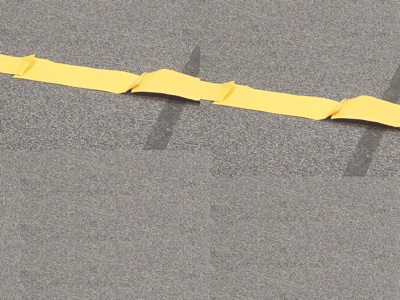
#> input picture test_images/line_test_image.jpg, 400 x 300 px
$ python -i navigation.py   (imports and definitions only)
#> lines starting #> are read from the running program, lines starting #| are printed output that depends on the picture; after the words box and inside, x2 and y2 are one past the last pixel; in counts of white or black regions, pixels touching at a corner belong together
#> further down, picture is the input picture: shape (300, 400, 3); mean B, G, R 135.7, 147.6, 154
import numpy as np
import cv2 as cv


class PathDetection:

    def __init__(self, display=False):
        self.display = display

    def get_path(self, frame):
        """
        Gets the target direction from the given frame
        :param frame: the current camera frame
        :return: target pixel location, the location on the screen for the highest unobstructed path
        """
        h, w = frame.shape[:2]
#> h = 300; w = 400
        # default target to the center bottom of the screen
        target_point = (w//2, h)
#> target_point = (200, 300)
        # Gaussian Blur
        blur = cv.GaussianBlur(frame, (3, 3), cv.BORDER_DEFAULT)
        # convert to gray scale
        blur = cv.cvtColor(blur, cv.COLOR_BGR2GRAY)
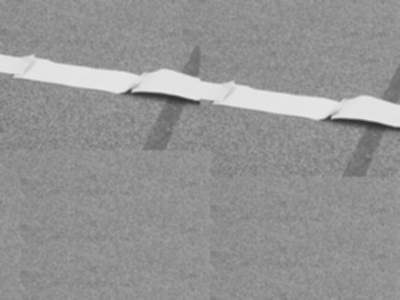
#> blur: shape (300, 400); min 49, max 231, mean 148.2
        # Canny
        cv.Canny(blur, 125, 255, blur)
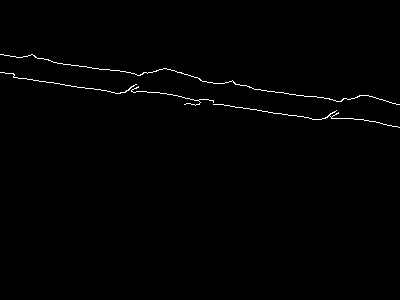
#> blur: shape (300, 400); 0.75% white in thin lines or dots, all inside (x1, y1, x2, y2) = (0, 54, 400, 128)
        # vertical fill
        max_row_inds = h - np.argmax(blur[::-1], axis=0)
#> max_row_inds = 400 values, max 128 at index 398, min 73 at index 0, mean 102
        row_inds = np.indices((h, w))[0]
        inds_after_edges = row_inds >= max_row_inds
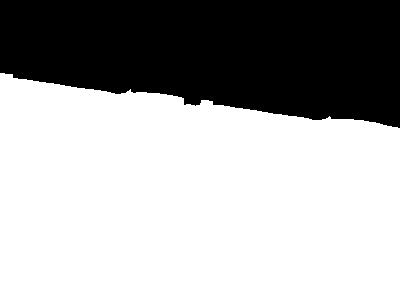
#> inds_after_edges: shape (300, 400) bool; 66% white; 1 black region, box (x1, y1, x2, y2) and area: (0, 0, 400, 128) 40802
        filled_from_bottom = np.zeros((h, w), np.uint8)
        filled_from_bottom[inds_after_edges] = 255
        # erode
        filled_from_bottom = cv.erode(filled_from_bottom, np.ones((25, 25)))
        filled_from_bottom = cv.dilate(filled_from_bottom, np.ones((25, 25)))

        # find the contours of the path area
        contours, _ = cv.findContours(filled_from_bottom, mode=cv.RETR_TREE, method=cv.CHAIN_APPROX_SIMPLE)
        if self.display:
            cv.drawContours(frame, contours, -1, (255, 0, 0))
        hull = []
        area_hull = []
        # get convex hulls and their areas for all the contours
        for i in range(len(contours)):
            hull.append(cv.convexHull(contours[i], False))
            area_hull.append(cv.contourArea(contours[i]))
        # convert to numpy array
        hull = np.array(hull)
        if self.display:
            cv.drawContours(frame, hull, -1, (0, 255, 0))

        # get max hull and use that
        if len(hull) > 0:
            area_max_index = np.argmax(area_hull)
            # get the highest two points
            width_points = np.argpartition(hull[area_max_index][:,:,1].ravel(), 2)
            width_points = [hull[area_max_index][width_points[0]], hull[area_max_index][width_points[1]]]
            if self.display:
                # draw the two target points
                cv.drawContours(frame, np.array(width_points), -1, (0, 0, 255), thickness=10)
            # remove ugly cv formatting
            width_points = [list(width_points[0][0,:]), list(width_points[1][0,:])]
            # get target point
            target_point = ((width_points[0][0] + width_points[1][0]) // 2, width_points[0][1])
            if self.display:
                # display target point
                cv.line(frame, (w // 2, h), target_point, (0, 0, 255))

        if self.display:
            # display path area
            tmp = cv.add(np.zeros(frame.shape, np.uint8), 100*np.ones(frame.shape, np.uint8), mask=filled_from_bottom)
            frame = cv.add(tmp, frame)
            cv.imshow("Video", frame)
        # return target point
        return np.array(target_point)

    def get_needed_action(self, target_x_from_center, min_action_value=40):
        """
        Gets whether the robot should rotate or not and in what direction
        :param target_x_from_center: the target horizontal location as measured from the center of the screen
        :param min_action_value: the minimum number of pixels the target must be away from the center for a rotation
        to be needed
        :return: the movement function needed
        """
        if np.abs(target_x_from_center) < min_action_value:
            return self.move_forward  # no rotation
        elif target_x_from_center > 0:
            # rotate left
            return self.rotate_left  # rotate left
        else:
            # rotate right
            return self.rotate_right  # rotate right

    def move_forward(self):
        # TODO add motor movement
        pass

    def rotate_right(self):
        # TODO add motor movement
        pass

    def rotate_left(self):
        # TODO add motor movement
        pass

    def zero_motors(self):
        # TODO add motor movement
        pass

>>> import cv2
>>> picture = cv2.imread('test_images/line_test_image.jpg')
>>> result = PathDetection().get_path(picture)
#> result = [6, 74]
